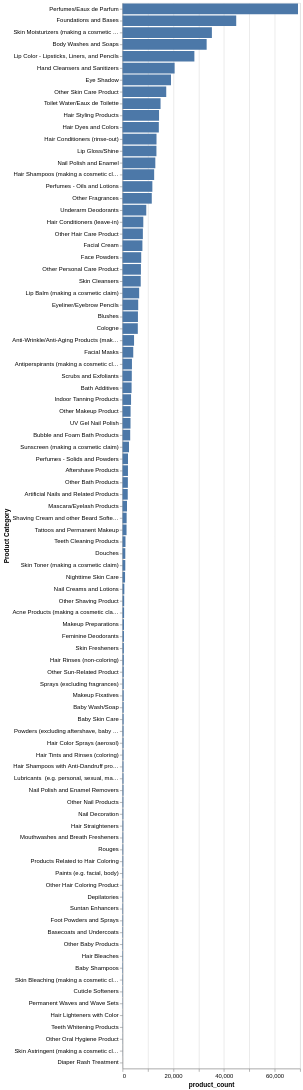

The cell this chart's notebook holds for it:
### Markdown cell above
The top 5 product types submitted by cosmetic companies are: Perfumes, Foundations, Skin Moisturizers, Body Washes and Soaps, and Lip Color

Perfumes make up the biggest portion (13%) of all products submitted

### Code cell
alt.Chart(prod_occ).mark_bar().encode(
    x = "product_count", 
    y = alt.Y("Product Category").sort("-x")
)

### Figure 1 — Vega-Lite specification as saved in the notebook (floating-point values rounded to 4 significant figures)
{"config": {"view": {"continuousWidth": 300, "continuousHeight": 300}}, "data": {"name": "data-a4b8bdcb75df5bf6db9120688dce2537"}, "mark": {"type": "bar"}, "encoding": {"x": {"field": "product_count", "type": "quantitative"}, "y": {"field": "Product Category", "sort": "-x", "type": "nominal"}}, "$schema": "https://vega.github.io/schema/vega-lite/v6.1.0.json", "datasets": {"data-a4b8bdcb75df5bf6db9120688dce2537": [{"Product Category": "Acne Products (making a cosmetic claim)", "product_count": 613}, {"Product Category": "Aftershave Products", "product_count": 2136}, {"Product Category": "Anti-Wrinkle/Anti-Aging Products (making a cosmetic claim)", "product_count": 4536}, {"Product Category": "Antiperspirants (making a cosmetic claim)", "product_count": 3709}, {"Product Category": "Artificial Nails and Related Products", "product_count": 2053}, {"Product Category": "Baby Shampoos", "product_count": 166}, {"Product Category": "Baby Skin Care", "product_count": 429}, {"Product Category": "Baby Wash/Soap", "product_count": 434}, {"Product Category": "Basecoats and Undercoats", "product_count": 197}, {"Product Category": "Bath Additives", "product_count": 3565}, {"Product Category": "Blushes ", "product_count": 6070}, {"Product Category": "Body Washes and Soaps", "product_count": 33149}, {"Product Category": "Bubble and Foam Bath Products", "product_count": 3018}, {"Product Category": "Cologne", "product_count": 6019}, {"Product Category": "Cuticle Softeners", "product_count": 134}, {"Product Category": "Depilatories", "product_count": 233}, {"Product Category": "Diaper Rash Treatment", "product_count": 9}, {"Product Category": "Douches", "product_count": 1086}, {"Product Category": "Eye Shadow", "product_count": 19095}, {"Product Category": "Eyeliner/Eyebrow Pencils", "product_count": 6175}, {"Product Category": "Face Powders", "product_count": 7357}, {"Product Category": "Facial Cream", "product_count": 7830}, {"Product Category": "Facial Masks", "product_count": 4221}, {"Product Category": "Feminine Deodorants", "product_count": 559}, {"Product Category": "Foot Powders and Sprays", "product_count": 219}, {"Product Category": "Foundations and Bases", "product_count": 44803}, {"Product Category": "Hair Bleaches", "product_count": 169}, {"Product Category": "Hair Color Sprays (aerosol)", "product_count": 400}, {"Product Category": "Hair Conditioners (leave-in)", "product_count": 8179}, {"Product Category": "Hair Conditioners (rinse-out)", "product_count": 13387}, {"Product Category": "Hair Dyes and Colors", "product_count": 14302}, {"Product Category": "Hair Lighteners with Color", "product_count": 59}, {"Product Category": "Hair Rinses (non-coloring)", "product_count": 505}, {"Product Category": "Hair Shampoos (making a cosmetic claim) ", "product_count": 12462}, {"Product Category": "Hair Shampoos with Anti-Dandruff properties", "product_count": 369}, {"Product Category": "Hair Straighteners", "product_count": 310}, {"Product Category": "Hair Styling Products", "product_count": 14386}, {"Product Category": "Hair Tints and Rinses (coloring)", "product_count": 396}, {"Product Category": "Hand Cleansers and Sanitizers", "product_count": 20526}, {"Product Category": "Indoor Tanning Products", "product_count": 3354}, {"Product Category": "Lip Balm (making a cosmetic claim)", "product_count": 6550}, {"Product Category": "Lip Color - Lipsticks, Liners, and Pencils", "product_count": 28312}, {"Product Category": "Lip Gloss/Shine", "product_count": 13356}, {"Product Category": "Lubricants  (e.g. personal, sexual, massage oil)", "product_count": 367}, {"Product Category": "Makeup Fixatives", "product_count": 451}, {"Product Category": "Makeup Preparations", "product_count": 579}, {"Product Category": "Mascara/Eyelash Products", "product_count": 1764}, {"Product Category": "Mouthwashes and Breath Fresheners", "product_count": 286}, {"Product Category": "Nail Creams and Lotions", "product_count": 709}, {"Product Category": "Nail Decoration", "product_count": 318}, {"Product Category": "Nail Polish and Enamel", "product_count": 12919}, {"Product Category": "Nail Polish and Enamel Removers", "product_count": 367}, {"Product Category": "Nighttime Skin Care", "product_count": 994}, {"Product Category": "Other Baby Products", "product_count": 175}, {"Product Category": "Other Bath Products", "product_count": 2102}, {"Product Category": "Other Fragrances", "product_count": 11523}, {"Product Category": "Other Hair Care Product", "product_count": 8012}, {"Product Category": "Other Hair Coloring Product", "product_count": 252}, {"Product Category": "Other Makeup Product", "product_count": 3176}, {"Product Category": "Other Nail Products ", "product_count": 328}, {"Product Category": "Other Oral Hygiene Product", "product_count": 49}, {"Product Category": "Other Personal Care Product ", "product_count": 7246}, {"Product Category": "Other Shaving Product", "product_count": 648}, {"Product Category": "Other Skin Care Product", "product_count": 17222}, {"Product Category": "Other Sun-Related Product", "product_count": 475}, {"Product Category": "Paints (e.g. facial, body)", "product_count": 258}, {"Product Category": "Perfumes - Oils and Lotions", "product_count": 11752}, {"Product Category": "Perfumes - Solids and Powders", "product_count": 2143}, {"Product Category": "Perfumes/Eaux de Parfum", "product_count": 69156}, {"Product Category": "Permanent Waves and Wave Sets", "product_count": 87}, {"Product Category": "Powders (excluding aftershave, baby powder, and makeup face powder)", "product_count": 401}, {"Product Category": "Products Related to Hair Coloring", "product_count": 273}, {"Product Category": "Rouges", "product_count": 279}, {"Product Category": "Scrubs and Exfoliants", "product_count": 3648}, {"Product Category": "Shaving Cream and other Beard Softeners", "product_count": 1614}, {"Product Category": "Skin Astringent (making a cosmetic claim)", "product_count": 38}, {"Product Category": "Skin Bleaching (making a cosmetic claim) ", "product_count": 151}, {"Product Category": "Skin Cleansers", "product_count": 7168}, {"Product Category": "Skin Fresheners", "product_count": 519}, {"Product Category": "Skin Moisturizers (making a cosmetic claim)", "product_count": 35214}, {"Product Category": "Skin Toner (making a cosmetic claim)", "product_count": 1081}, {"Product Category": "Sprays (excluding fragrances)", "product_count": 466}, {"Product Category": "Sunscreen (making a cosmetic claim) ", "product_count": 2546}, {"Product Category": "Suntan Enhancers", "product_count": 220}, {"Product Category": "Tattoos and Permanent Makeup", "product_count": 1575}, {"Product Category": "Teeth Cleaning Products", "product_count": 1160}, {"Product Category": "Teeth Whitening Products", "product_count": 56}, {"Product Category": "Toilet Water/Eaux de Toilette", "product_count": 14983}, {"Product Category": "UV Gel Nail Polish", "product_count": 3141}, {"Product Category": "Underarm Deodorants", "product_count": 9349}]}}
